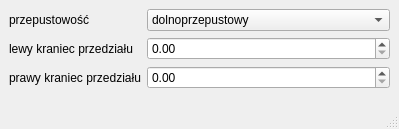
<?xml version="1.0" encoding="UTF-8"?>
<ui version="4.0">
 <class>MainWindow</class>
 <widget class="QMainWindow" name="MainWindow">
  <property name="geometry">
   <rect>
    <x>0</x>
    <y>0</y>
    <width>399</width>
    <height>129</height>
   </rect>
  </property>
  <property name="windowTitle">
   <string>MainWindow</string>
  </property>
  <widget class="QWidget" name="centralwidget">
   <layout class="QFormLayout" name="formLayout">
    <item row="0" column="0">
     <widget class="QLabel" name="label">
      <property name="text">
       <string>przepustowość</string>
      </property>
     </widget>
    </item>
    <item row="0" column="1">
     <widget class="QComboBox" name="filter_type">
      <item>
       <property name="text">
        <string>dolnoprzepustowy</string>
       </property>
      </item>
      <item>
       <property name="text">
        <string>górnoprzepustowy</string>
       </property>
      </item>
      <item>
       <property name="text">
        <string>środkowozaporowy</string>
       </property>
      </item>
      <item>
       <property name="text">
        <string>środkowoprzepustowy</string>
       </property>
      </item>
     </widget>
    </item>
    <item row="1" column="0">
     <widget class="QLabel" name="label_2">
      <property name="text">
       <string>lewy kraniec przedziału</string>
      </property>
     </widget>
    </item>
    <item row="1" column="1">
     <widget class="QDoubleSpinBox" name="filter_low_cut">
      <property name="maximum">
       <double>2000000.989999999990687</double>
      </property>
     </widget>
    </item>
    <item row="2" column="0">
     <widget class="QLabel" name="label_3">
      <property name="text">
       <string>prawy kraniec przedziału</string>
      </property>
     </widget>
    </item>
    <item row="2" column="1">
     <widget class="QDoubleSpinBox" name="filter_highcut">
      <property name="maximum">
       <double>2000000.989999999990687</double>
      </property>
     </widget>
    </item>
   </layout>
  </widget>
  <widget class="QStatusBar" name="statusbar"/>
 </widget>
 <resources/>
 <connections/>
</ui>
